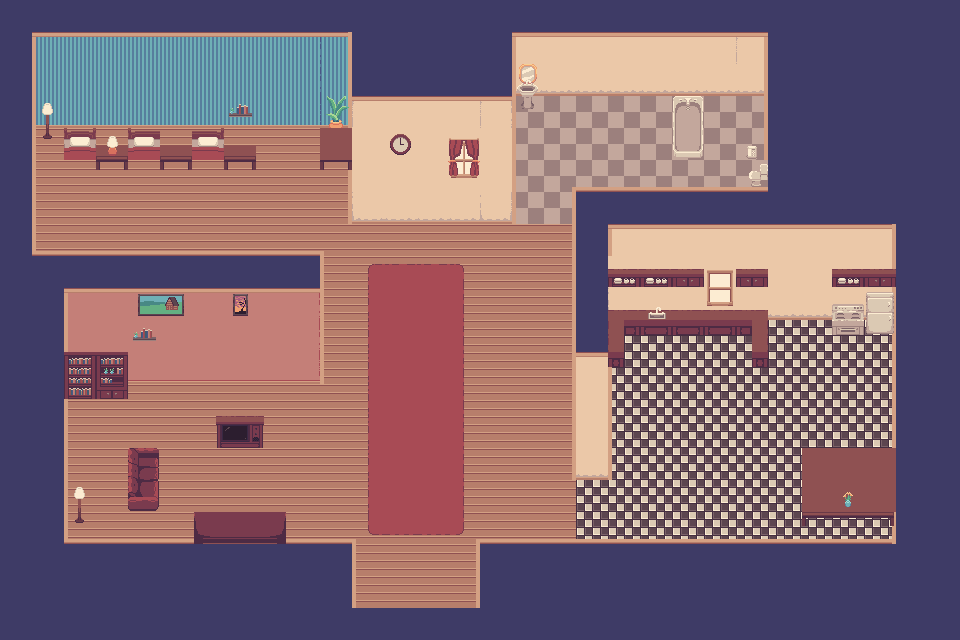

Below is a game level as drawn by its tile map, then a one-line description and the .tmx that defines it (tile-layer data replaced by summaries):
An orthogonal 30x20 tile map with 32x32 px tiles, 11 tile layers (floor, floor, floor, wall, ...) and 12 objects.

<map version="1.10" tiledversion="1.11.2" orientation="orthogonal" renderorder="right-down" width="30" height="20" tilewidth="32" tileheight="32" infinite="0" nextlayerid="24" nextobjectid="15">
 <tileset firstgid="1" name="InteriorTilesLITE" tilewidth="32" tileheight="32" tilecount="224" columns="16">
  <image source="../../InteriorTilesLITE.png" width="512" height="448" />
 </tileset>
 <layer id="10" name="floor" width="30" height="20" locked="1">
  <data>[600 cells, 316 non-empty, 3 distinct tile ids]</data>
 </layer>
 <objectgroup id="20" name="ref">
  <object id="8" gid="33" x="864" y="384" width="32" height="32" />
 </objectgroup>
 <objectgroup id="18" name="toilet">
  <object id="4" gid="17" x="704" y="192" width="32" height="32" />
 </objectgroup>
 <objectgroup id="19" name="window">
  <object id="5" gid="1" x="448" y="256" width="32" height="32" />
 </objectgroup>
 <objectgroup id="23" name="bookshelf">
  <object id="13" gid="1" x="64" y="448" width="32" height="32" />
  <object id="14" gid="1" x="96" y="448" width="32" height="32" />
 </objectgroup>
 <layer id="11" name="floor" width="30" height="20">
  <data>[600 cells, 105 non-empty, 14 distinct tile ids]</data>
 </layer>
 <layer id="14" name="floor" width="30" height="20">
  <data>[600 cells, 70 non-empty, 8 distinct tile ids]</data>
 </layer>
 <layer id="1" name="wall" width="30" height="20" locked="1">
  <data>[600 cells, 287 non-empty, 22 distinct tile ids]</data>
 </layer>
 <layer id="15" name="floor" width="30" height="20">
  <data>[600 cells, 89 non-empty, 4 distinct tile ids]</data>
 </layer>
 <layer id="16" name="floor" width="30" height="20">
  <data>[600 cells, 47 non-empty, 3 distinct tile ids]</data>
 </layer>
 <layer id="13" name="wall" width="30" height="20">
  <data>[600 cells, 67 non-empty, 45 distinct tile ids]</data>
 </layer>
 <objectgroup id="21" name="chair_in_fornt_of_desk">
  <object id="9" gid="126" x="288" y="160" width="32" height="32" />
 </objectgroup>
 <objectgroup id="22" name="sofa in fornt of TV">
  <object id="10" gid="171" x="192" y="512" width="32" height="32" />
  <object id="11" gid="172" x="224" y="512" width="32" height="32" />
  <object id="12" gid="173" x="256" y="512" width="32" height="32" />
 </objectgroup>
 <objectgroup id="17" name="bed">
  <object id="1" gid="200" x="64" y="191.909" width="32" height="32" />
  <object id="2" gid="201" x="128" y="192" width="32" height="32" />
  <object id="3" gid="202" x="192" y="192" width="32" height="32" />
 </objectgroup>
 <layer id="2" name="wall" width="30" height="20">
  <data>[600 cells, 4 non-empty, 4 distinct tile ids]</data>
 </layer>
 <layer id="3" name="wall" width="30" height="20">
  <data>[600 cells, 4 non-empty, 4 distinct tile ids]</data>
 </layer>
 <layer id="9" name="wall" width="30" height="20">
  <data>[600 cells, 5 non-empty, 5 distinct tile ids]</data>
 </layer>
 <layer id="12" name="wall" width="30" height="20">
  <data>[600 cells, 1 non-empty, 1 distinct tile ids]</data>
 </layer>
</map>
